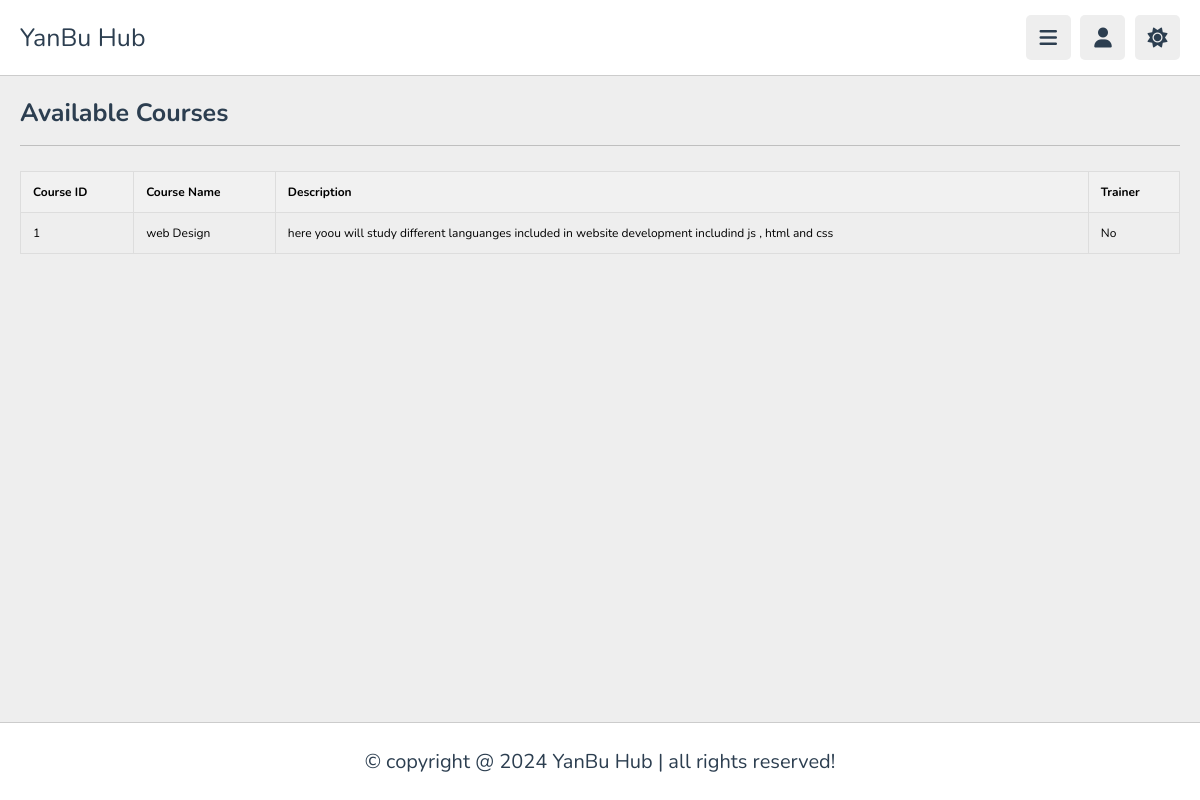
The app's page /employer-dashboard/courses.php (signed in) with its own data.
### tables this page shows
CREATE TABLE `courses` (
  `course_id` int(11) NOT NULL,
  `course_name` varchar(80) NOT NULL,
  `course_duration` varchar(20) NOT NULL,
  `course_description` varchar(1000) NOT NULL,
  `course_entry_date` timestamp NOT NULL DEFAULT current_timestamp(),
  `video_path` varchar(120) NOT NULL,
  `document_path` varchar(120) NOT NULL
);

### employer-dashboard/courses.php (the view, shortened to what this page needs)
<?php
include_once '../db.php';
$sql = "SELECT course_id, course_name, course_description FROM courses";
$result = $conn->query($sql);
function has_trainer($conn, $course_id) {
    $trainer_check_sql = "SELECT COUNT(*) as count FROM trainers WHERE course_id = ?";
    $stmt = $conn->prepare($trainer_check_sql);
    $stmt->bind_param("i", $course_id);
    $stmt->execute();
    $stmt->bind_result($count);
    return $count > 0;
}
?>
<!DOCTYPE html>
<html lang="en">
<head>
   <link rel="stylesheet" href="https://cdnjs.cloudflare.com/ajax/libs/font-awesome/6.1.2/css/all.min.css">
   <link rel="stylesheet" href="css/style.css">
</head>
<body>
<header class="header">
   <section class="flex">
      <a href="home.php" class="logo">YanBu Hub</a>
      <div class="icons">
         <div id="menu-btn" class="fas fa-bars"></div>
         <div id="user-btn" class="fas fa-user"></div>
         <div id="toggle-btn" class="fas fa-sun"></div>
      </div>
   </section>
</header>
<section class="courses">
   <h1 class="heading">Available Courses</h1>
   <table class="course-table">
      <thead>
         <tr>
            <th>Course ID</th>
            <th>Course Name</th>
            <th>Description</th>
            <th>Trainer</th>
         </tr>
      </thead>
      <tbody>
         <?php
         if ($result->num_rows > 0) {
             while ($row = $result->fetch_assoc()) {
                 $hasTrainer = has_trainer($conn, $row['course_id']);
                 ?>
                 <tr>
                    <td><?php echo htmlspecialchars($row['course_id']); ?></td>
                    <td><?php echo htmlspecialchars($row['course_name']); ?></td>
                    <td><?php echo htmlspecialchars($row['course_description']); ?></td>
                    <td><?php echo $hasTrainer ? 'Yes' : 'No'; ?></td>
                 </tr>
                 <?php
             }
         } else {
             echo "<tr><td colspan='4'>No courses available.</td></tr>";
         }
         ?>
      </tbody>
   </table>
</section>
<footer class="footer">
   &copy; copyright @ 2024 YanBu Hub | all rights reserved!
</footer>
</body>
</html>

### employer-dashboard/css/style.css (style rules this page uses)
:root { --main-color:rgb(37, 186, 0); --red:#e74c3c; --orange:#f39c12; --light-color:#888; --light-bg:#eee; --black:#2c3e50; --white:#fff; --border:.1rem solid rgba(0,0,0,.2); }
* { font-family: 'Nunito', sans-serif; margin:0; padding:0; box-sizing: border-box; outline: none; border:none; text-decoration: none; }
html { font-size: 62.5%; overflow-x: hidden; }
body { background-color: var(--light-bg); padding-left: 30rem; }
section { padding:2rem; margin: 0 auto; max-width: 1200px; }
.heading { font-size: 2.5rem; color:var(--black); margin-bottom: 2.5rem; border-bottom: var(--border); padding-bottom: 1.5rem; text-transform: capitalize; }
.header { position: sticky; top:0; left:0; right: 0; background-color: var(--white); z-index: 1000; border-bottom: var(--border); }
.header .flex { display: flex; align-items: center; justify-content: space-between; position: relative; padding: 1.5rem 2rem; }
.header .flex .logo { font-size: 2.5rem; color: var(--black); }
.header .flex .icons div { font-size: 2rem; color:var(--black); background-color: var(--light-bg); border-radius: .5rem; height: 4.5rem; width: 4.5rem; line-height: 4.5rem; cursor: pointer; text-align: center; margin-left: .7rem; }
.footer { background-color: var(--white); border-top: var(--border); position: sticky; bottom: 0; left: 0; right: 0; text-align: center; font-size: 2rem; padding:2.5rem 2rem; color:var(--black); margin-top: 1rem; z-index: 1000; }
@media (max-width:1200px) { body { padding-left: 0; } }

### employer-dashboard/courses.php (style rules this page uses)
.course-table { width: 100%; border-collapse: collapse; margin-top: 20px; }
.course-table th, .course-table td { border: 1px solid #ddd; padding: 12px; text-align: left; }
.course-table th { background-color: #f1f1f1; font-weight: bold; }
table { font-size: 12px; }
.footer { background-color: var(--white); border-top: var(--border); position: fixed; bottom: 0; left: 0; right: 0; text-align: center; font-size: 2rem; padding: 2.5rem 2rem; color: var(--black); margin-top: 1rem; z-index: 1000; }

### records on screen
courses: course_id "1", course_name "web Design", course_description "here yoou will study different languanges included in website development includind js , html and css", shows "No"
